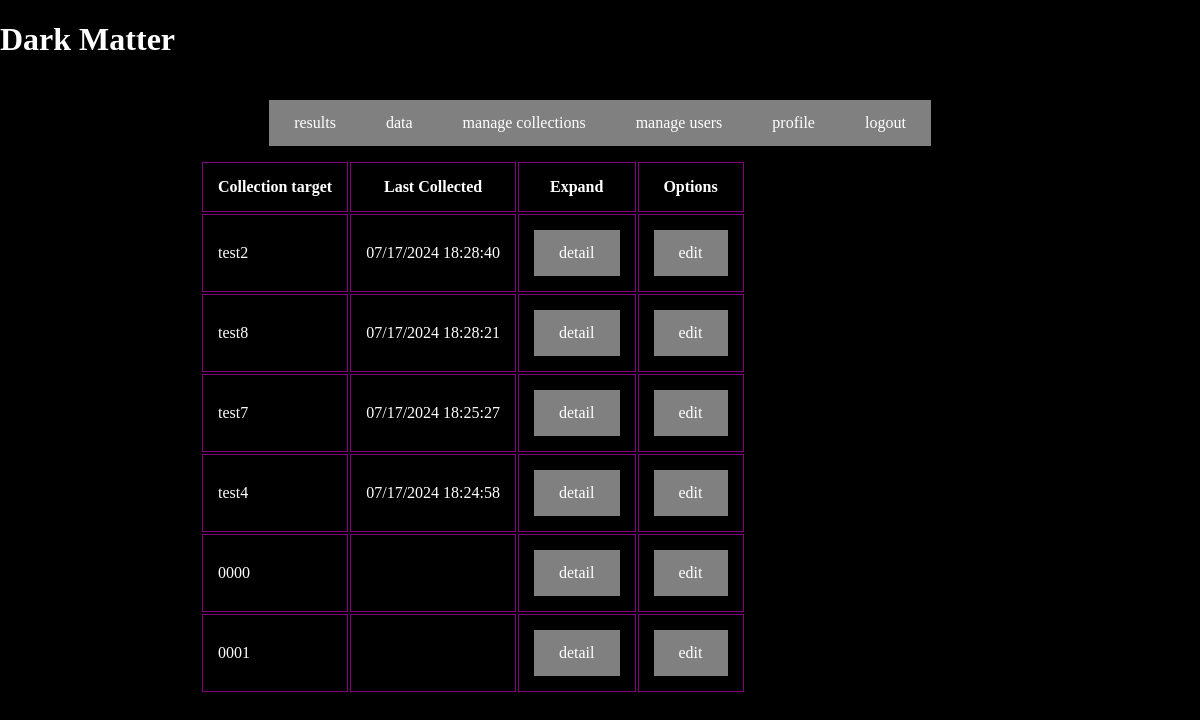
Screenshot of /index/ (signed in) with the database file from the repository.
### site_collections/models.py (models this page shows, shortened)
class collection_target(models.Model):
    type_choices = [
        ("website", "Website")
    ]
    type = models.CharField(max_length=20, choices= type_choices)
    name = models.CharField(max_length=20, unique=True)
    time_created = models.DateTimeField(auto_now_add=True)
    last_modified = models.DateTimeField(null=True, blank=True)
    collected = models.BooleanField(default=False)
    language_choices = [
        ("English", "English"),
        ("Mandarin", "Mandarin")
    ]
    language = models.CharField(max_length=20, choices=language_choices)

### site_collections/views.py (the view)
# urls.py: re_path(r"^index/", index, name="index"),
@login_required()
def index(request):
    collection_target_list = collection_target.objects.order_by("-last_modified")
    context = {
        "collection_target_list":collection_target_list
    }
    return render(request,"site_collections/index.html",context)

### site_collections/templates/site_collections/index.html (shortened to what this page needs)
{% extends 'base.html' %}
{% block collection_targets %}
    <table>
        <tr>
            <th>Collection target</th>
            <th>Last Collected</th>
            <th>Expand</th>
            {% if request.user.collection_manager %}
                <th>Options</th>
            {% endif %}
        </tr>
            {% for collection_target in collection_target_list %}
                <tr>
                <td>{{collection_target.name}}</td>
                <td>{{ collection_target.last_modified|date:"m/d/Y G:i:s" }}</td>
                <td> <a href= "{% url 'detail' collection_target.name %}"> detail</a></td>
                {% if request.user.collection_manager %}
                    <td> <a href= "{% url 'edit_collection' collection_target.name %}">edit</a>  </td>
                {% endif %}
                </tr>
            {% endfor %}
    </table>
{% endblock %}

### site_collections/templates/base.html (style rules this page uses)
a:link, a:visited { background-color: grey; color: white; padding: 14px 25px; text-align: center; text-decoration: none; display: inline-block; transition: background-color 0.5s; }
th,tr,td { color: white; border: 1px solid purple; padding: 15px; }

### rows the page displays
collection_target: name "test2", last_modified "07/17/2024 18:28:40"
collection_target: name "test8", last_modified "07/17/2024 18:28:21"
collection_target: name "test7", last_modified "07/17/2024 18:25:27"
collection_target: name "test4", last_modified "07/17/2024 18:24:58"
collection_target: name "0000"
collection_target: name "0001"
